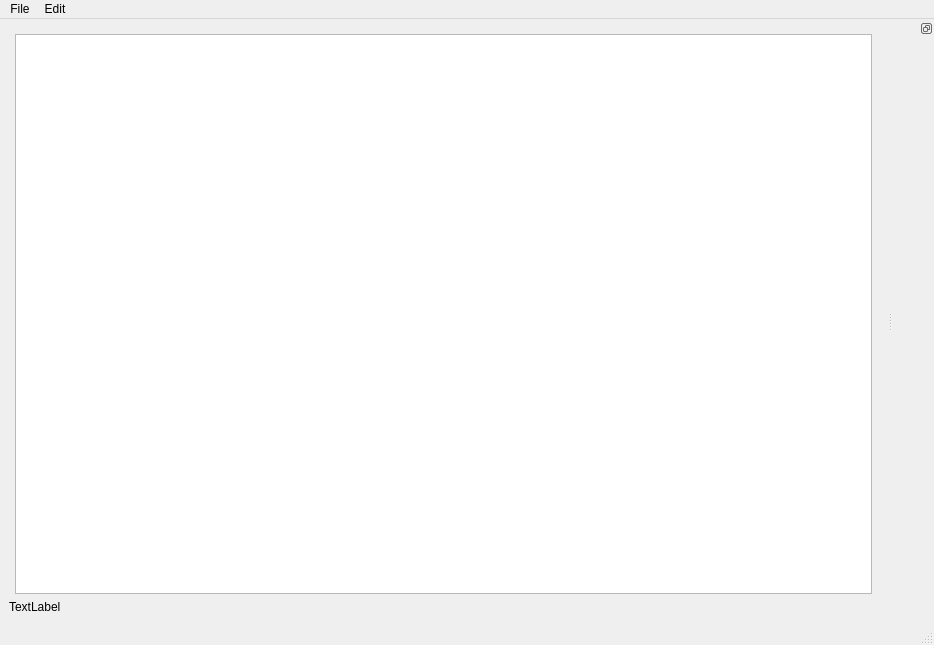
<?xml version="1.0" encoding="UTF-8"?>
<ui version="4.0">
 <class>MainWindow</class>
 <widget class="QMainWindow" name="MainWindow">
  <property name="geometry">
   <rect>
    <x>0</x>
    <y>0</y>
    <width>934</width>
    <height>645</height>
   </rect>
  </property>
  <property name="sizePolicy">
   <sizepolicy hsizetype="Maximum" vsizetype="Preferred">
    <horstretch>0</horstretch>
    <verstretch>0</verstretch>
   </sizepolicy>
  </property>
  <property name="windowTitle">
   <string>MainWindow</string>
  </property>
  <widget class="QWidget" name="centralwidget">
   <layout class="QVBoxLayout" name="verticalLayout">
    <item>
     <widget class="MenuButtonsWidget" name="menuButtons" native="true"/>
    </item>
    <item>
     <layout class="QHBoxLayout" name="horizontalLayout">
      <item>
       <widget class="ToolBarWidget" name="toolbarWidget" native="true"/>
      </item>
      <item>
       <widget class="CanvasWidget" name="graphicsView">
        <property name="toolTipDuration">
         <number>-1</number>
        </property>
       </widget>
      </item>
      <item>
       <widget class="QFrame" name="frame">
        <property name="frameShape">
         <enum>QFrame::Shape::StyledPanel</enum>
        </property>
        <property name="frameShadow">
         <enum>QFrame::Shadow::Raised</enum>
        </property>
       </widget>
      </item>
     </layout>
    </item>
    <item>
     <widget class="QLabel" name="label">
      <property name="text">
       <string>TextLabel</string>
      </property>
     </widget>
    </item>
   </layout>
  </widget>
  <widget class="QMenuBar" name="menubar">
   <property name="geometry">
    <rect>
     <x>0</x>
     <y>0</y>
     <width>934</width>
     <height>38</height>
    </rect>
   </property>
   <widget class="QMenu" name="menuFile">
    <property name="title">
     <string>File</string>
    </property>
    <addaction name="actionNew"/>
    <addaction name="actionSave"/>
    <addaction name="actionSave_As"/>
    <addaction name="actionOpen"/>
   </widget>
   <widget class="QMenu" name="menuEdit">
    <property name="title">
     <string>Edit</string>
    </property>
    <addaction name="actionCut"/>
    <addaction name="actionCopy"/>
    <addaction name="actionPaste"/>
    <addaction name="separator"/>
    <addaction name="actionUndo"/>
    <addaction name="actionRedo"/>
    <addaction name="actionDelete_Selection"/>
   </widget>
   <addaction name="menuFile"/>
   <addaction name="menuEdit"/>
  </widget>
  <widget class="QStatusBar" name="statusbar"/>
  <widget class="PropertiesDock" name="dockWidget">
   <property name="features">
    <set>QDockWidget::DockWidgetFeature::DockWidgetFloatable</set>
   </property>
   <attribute name="dockWidgetArea">
    <number>2</number>
   </attribute>
   <widget class="QWidget" name="dockWidgetContents"/>
  </widget>
  <action name="actionNew">
   <property name="text">
    <string>New</string>
   </property>
   <property name="shortcut">
    <string>Ctrl+N</string>
   </property>
   <property name="iconVisibleInMenu">
    <bool>false</bool>
   </property>
  </action>
  <action name="actionSave">
   <property name="text">
    <string>Save</string>
   </property>
   <property name="shortcut">
    <string>Ctrl+S</string>
   </property>
   <property name="iconVisibleInMenu">
    <bool>false</bool>
   </property>
  </action>
  <action name="actionSave_As">
   <property name="text">
    <string>Save As</string>
   </property>
   <property name="shortcut">
    <string>Ctrl+Shift+S</string>
   </property>
  </action>
  <action name="actionOpen">
   <property name="text">
    <string>Open</string>
   </property>
   <property name="shortcut">
    <string>Ctrl+O</string>
   </property>
  </action>
  <action name="actionCut">
   <property name="text">
    <string>Cut</string>
   </property>
   <property name="shortcut">
    <string>Ctrl+X</string>
   </property>
  </action>
  <action name="actionCopy">
   <property name="text">
    <string>Copy</string>
   </property>
   <property name="shortcut">
    <string>Ctrl+C</string>
   </property>
  </action>
  <action name="actionPaste">
   <property name="text">
    <string>Paste</string>
   </property>
   <property name="shortcut">
    <string>Ctrl+V</string>
   </property>
  </action>
  <action name="actionUndo">
   <property name="text">
    <string>Undo</string>
   </property>
   <property name="shortcut">
    <string>Ctrl+Z</string>
   </property>
  </action>
  <action name="actionRedo">
   <property name="text">
    <string>Redo</string>
   </property>
   <property name="shortcut">
    <string>Ctrl+Y</string>
   </property>
  </action>
  <action name="actionDelete_Selection">
   <property name="text">
    <string>Delete Selection</string>
   </property>
   <property name="shortcut">
    <string>Backspace</string>
   </property>
  </action>
 </widget>
 <customwidgets>
  <customwidget>
   <class>MenuButtonsWidget</class>
   <extends>QWidget</extends>
   <header>menubuttonswidget.h</header>
   <container>1</container>
  </customwidget>
  <customwidget>
   <class>CanvasWidget</class>
   <extends>QGraphicsView</extends>
   <header>canvaswidget.h</header>
  </customwidget>
  <customwidget>
   <class>ToolBarWidget</class>
   <extends>QWidget</extends>
   <header>toolbarwidget.h</header>
   <container>1</container>
  </customwidget>
  <customwidget>
   <class>PropertiesDock</class>
   <extends>QDockWidget</extends>
   <header>propertiesdock.h</header>
   <container>1</container>
  </customwidget>
 </customwidgets>
 <resources/>
 <connections/>
</ui>
